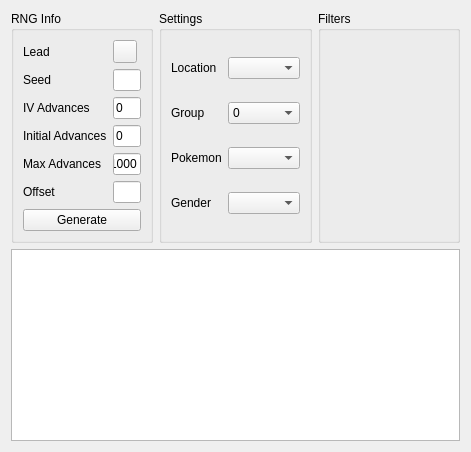
         <widget class="QWidget" name="tabPokemonGenerator">
          <attribute name="title">
           <string>Generator</string>
          </attribute>
          <layout class="QGridLayout" name="gridLayout_11">
           <item row="0" column="0">
            <widget class="QGroupBox" name="groupBoxPokemonGeneratorRNGInfo">
             <property name="sizePolicy">
              <sizepolicy hsizetype="Preferred" vsizetype="Preferred">
               <horstretch>1</horstretch>
               <verstretch>0</verstretch>
              </sizepolicy>
             </property>
             <property name="title">
              <string>RNG Info</string>
             </property>
             <layout class="QGridLayout" name="gridLayout_12">
              <item row="0" column="0">
               <widget class="QLabel" name="labelPokemonGeneratorLead">
                <property name="text">
                 <string>Lead</string>
                </property>
               </widget>
              </item>
              <item row="0" column="1">
               <widget class="ComboMenu" name="comboMenuPokemonGeneratorLead"/>
              </item>
              <item row="1" column="0">
               <widget class="QLabel" name="labelGeneratorSeed_2">
                <property name="text">
                 <string>Seed</string>
                </property>
               </widget>
              </item>
              <item row="1" column="1">
               <widget class="TextBox" name="textBoxPokemonGeneratorSeed"/>
              </item>
              <item row="2" column="0">
               <widget class="QLabel" name="labelPokemonGeneratorIVAdvances">
                <property name="text">
                 <string>IV Advances</string>
                </property>
               </widget>
              </item>
              <item row="2" column="1">
               <widget class="TextBox" name="textBoxPokemonGeneratorIVAdvances">
                <property name="text">
                 <string notr="true">0</string>
                </property>
               </widget>
              </item>
              <item row="3" column="0">
               <widget class="QLabel" name="labelPokemonGeneratorInitialAdvances">
                <property name="text">
                 <string>Initial Advances</string>
                </property>
               </widget>
              </item>
              <item row="3" column="1">
               <widget class="TextBox" name="textBoxPokemonGeneratorInitialAdvances">
                <property name="text">
                 <string notr="true">0</string>
                </property>
               </widget>
              </item>
              <item row="4" column="0">
               <widget class="QLabel" name="labelPokemonGeneratorMaxAdvances">
                <property name="text">
                 <string>Max Advances</string>
                </property>
               </widget>
              </item>
              <item row="4" column="1">
               <widget class="TextBox" name="textBoxPokemonGeneratorMaxAdvances">
                <property name="text">
                 <string notr="true">1000</string>
                </property>
               </widget>
              </item>
              <item row="5" column="0">
               <widget class="QLabel" name="labelPokemonGeneratorOffset">
                <property name="text">
                 <string>Offset</string>
                </property>
               </widget>
              </item>
              <item row="5" column="1">
               <widget class="TextBox" name="textBoxPokemonGeneratorOffset"/>
              </item>
              <item row="6" column="0" colspan="2">
               <widget class="QPushButton" name="pushButtonPokemonGenerate">
                <property name="text">
                 <string>Generate</string>
                </property>
               </widget>
              </item>
             </layout>
            </widget>
           </item>
           <item row="0" column="1">
            <widget class="QGroupBox" name="groupBoxPokemonGeneratorSettings">
             <property name="sizePolicy">
              <sizepolicy hsizetype="Preferred" vsizetype="Preferred">
               <horstretch>1</horstretch>
               <verstretch>0</verstretch>
              </sizepolicy>
             </property>
             <property name="title">
              <string>Settings</string>
             </property>
             <layout class="QGridLayout" name="gridLayout_13">
              <item row="0" column="0">
               <widget class="QLabel" name="labelPokemonGeneratorLocation">
                <property name="text">
                 <string>Location</string>
                </property>
               </widget>
              </item>
              <item row="0" column="1">
               <widget class="ComboBoxProxy" name="comboBoxPokemonGeneratorLocation"/>
              </item>
              <item row="1" column="0">
               <widget class="QLabel" name="labelPokemonGeneratorGroup">
                <property name="text">
                 <string>Group</string>
                </property>
               </widget>
              </item>
              <item row="1" column="1">
               <widget class="QComboBox" name="comboBoxPokemonGeneratorGroup">
                <item>
                 <property name="text">
                  <string notr="true">0</string>
                 </property>
                </item>
                <item>
                 <property name="text">
                  <string notr="true">1</string>
                 </property>
                </item>
                <item>
                 <property name="text">
                  <string notr="true">2</string>
                 </property>
                </item>
                <item>
                 <property name="text">
                  <string notr="true">3</string>
                 </property>
                </item>
               </widget>
              </item>
              <item row="2" column="0">
               <widget class="QLabel" name="labelPokemonGeneratorPokemon">
                <property name="text">
                 <string>Pokemon</string>
                </property>
               </widget>
              </item>
              <item row="2" column="1">
               <widget class="ComboBox" name="comboBoxPokemonGeneratorPokemon"/>
              </item>
              <item row="3" column="0">
               <widget class="QLabel" name="labelPokemonGeneratorGender">
                <property name="text">
                 <string>Gender</string>
                </property>
               </widget>
              </item>
              <item row="3" column="1">
               <widget class="ComboBox" name="comboBoxPokemonGeneratorGender"/>
              </item>
             </layout>
            </widget>
           </item>
           <item row="0" column="2">
            <widget class="QGroupBox" name="groupBoxPokemonGeneratorFilter">
             <property name="sizePolicy">
              <sizepolicy hsizetype="Preferred" vsizetype="Preferred">
               <horstretch>1</horstretch>
               <verstretch>0</verstretch>
              </sizepolicy>
             </property>
             <property name="title">
              <string>Filters</string>
             </property>
             <layout class="QGridLayout" name="gridLayout_14">
              <item row="0" column="0">
               <widget class="Filter" name="filterPokemonGenerator" native="true"/>
              </item>
             </layout>
            </widget>
           </item>
           <item row="1" column="0" colspan="3">
            <widget class="TableView" name="tableViewPokemonGenerator"/>
           </item>
          </layout>
         </widget>
